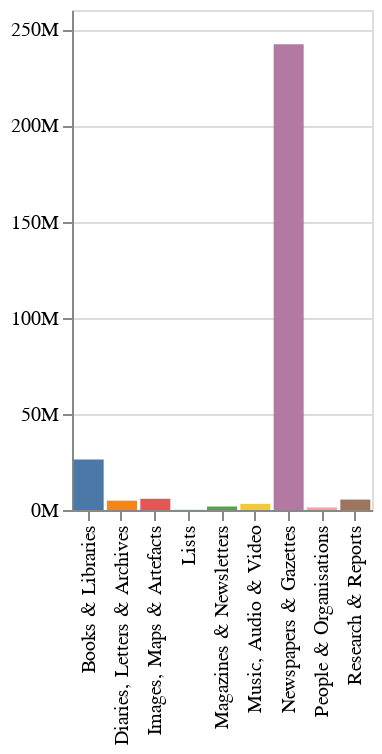
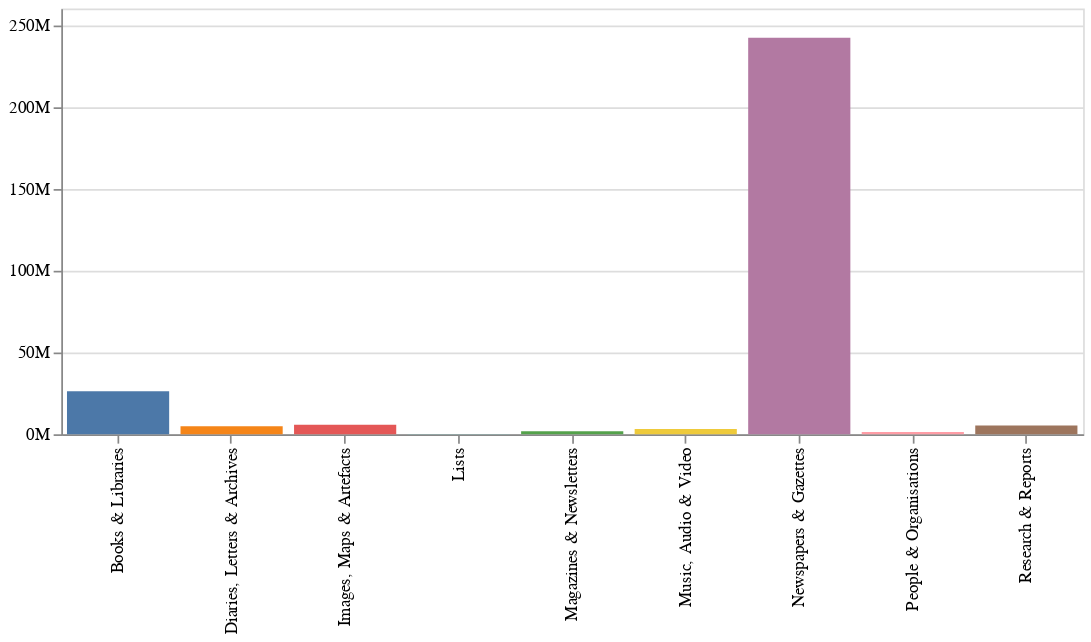

Notebook source saved alongside these figures, in order:
### Code cell
df = pd.DataFrame(categories)
chart = (
    alt.Chart(df)
    .mark_bar()
    .encode(
        x=alt.X("name:N", axis=alt.Axis(title=None)),
        y=alt.Y("total:Q", axis=alt.Axis(title=None, format="~s")),
        color=alt.Color("name:N", legend=None),
    )
)
glue("categories-chart-narrow", chart.properties(width=150, height=250))
glue("categories-chart", chart.properties(width=600, height=250))

### Figure 1 — Vega-Lite specification as saved in the notebook (floating-point values rounded to 4 significant figures)
{"config": {"view": {"continuousWidth": 300, "continuousHeight": 300}}, "data": {"name": "data-d2227dd5334a3fc8d444af080ff853fc"}, "mark": {"type": "bar"}, "encoding": {"color": {"field": "name", "legend": null, "type": "nominal"}, "x": {"axis": {"title": null}, "field": "name", "type": "nominal"}, "y": {"axis": {"format": "~s", "title": null}, "field": "total", "type": "quantitative"}}, "height": 250, "width": 150, "$schema": "https://vega.github.io/schema/vega-lite/v5.8.0.json", "datasets": {"data-d2227dd5334a3fc8d444af080ff853fc": [{"name": "Books & Libraries", "total": 26302335}, {"name": "Diaries, Letters & Archives", "total": 4860263}, {"name": "Images, Maps & Artefacts", "total": 5846432}, {"name": "Lists", "total": 107994}, {"name": "Magazines & Newsletters", "total": 1807131}, {"name": "Music, Audio & Video", "total": 3190466}, {"name": "Newspapers & Gazettes", "total": 242192261}, {"name": "People & Organisations", "total": 1321177}, {"name": "Research & Reports", "total": 5416711}]}}

### Figure 2 — Vega-Lite specification as saved in the notebook (floating-point values rounded to 4 significant figures)
{"config": {"view": {"continuousWidth": 300, "continuousHeight": 300}}, "data": {"name": "data-d2227dd5334a3fc8d444af080ff853fc"}, "mark": {"type": "bar"}, "encoding": {"color": {"field": "name", "legend": null, "type": "nominal"}, "x": {"axis": {"title": null}, "field": "name", "type": "nominal"}, "y": {"axis": {"format": "~s", "title": null}, "field": "total", "type": "quantitative"}}, "height": 250, "width": 600, "$schema": "https://vega.github.io/schema/vega-lite/v5.8.0.json", "datasets": {"data-d2227dd5334a3fc8d444af080ff853fc": [{"name": "Books & Libraries", "total": 26302335}, {"name": "Diaries, Letters & Archives", "total": 4860263}, {"name": "Images, Maps & Artefacts", "total": 5846432}, {"name": "Lists", "total": 107994}, {"name": "Magazines & Newsletters", "total": 1807131}, {"name": "Music, Audio & Video", "total": 3190466}, {"name": "Newspapers & Gazettes", "total": 242192261}, {"name": "People & Organisations", "total": 1321177}, {"name": "Research & Reports", "total": 5416711}]}}
